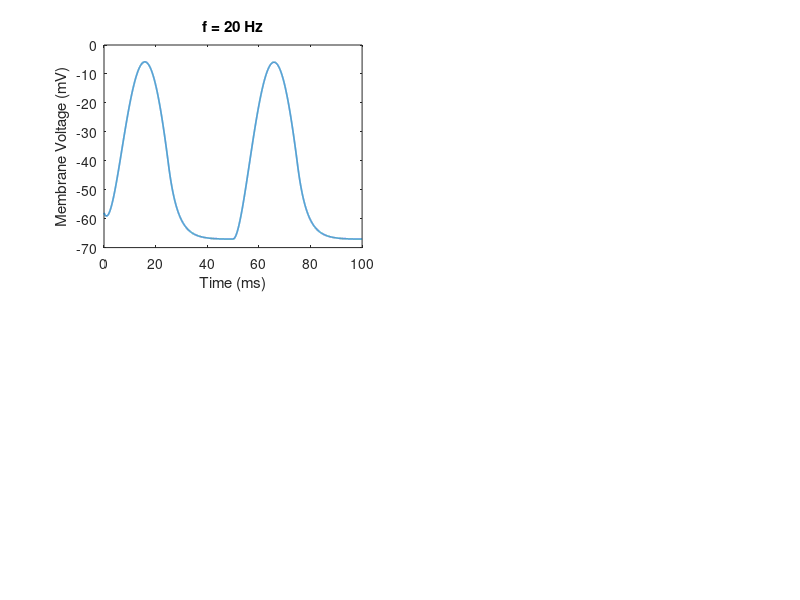

This chart was generated by the following MATLAB code: (Note: this script raises an error after producing the figure.)
clear
clc

% Set up range of times (x-axis)
dt = 1e-5; % Difference between time values
T_end = 0.1; % Total simulation time (s)
t = 0:dt:T_end; % List of times

G_bas = 1.104e-9; % Basolateral membrane conductance
% Calculated from Rattay et al. (1998) Table 1 and Appendix equations #8.
% They explain that total membrane conductance = membrane surface area x 
% specific membrane conductance. 
% This is equivalent to membrane conductance = membrane surface area / 
% specific membrane resistance.
% Once converted to SI units,
% G_bas = (552 x 10e-12 m^2) / (0.5 ohm m^2) = 1.104e-9 S.

C_bas = 1.104e-10; % Basolateral membrane capacitance
% Calculated from Rattay et al. (1998) Table 1 and Appendix equations #8.
% They state that total membrane capacitance = membrane surface area x 
% specific membrane capacitance.
% Once converted to SI units, 
% C_bas = (552 x 10e-12 m^2) x (0.2 F / m^2) = 1.104e-10 F.

G_K = 28.71e-9; % Potassium conductance
% From López-Poveda & Eustaquio-Martín (2006), Table 1.
% They utilized a potassium conductance of G_1 = 28.71 nS.

V_bas = -43e-3; % Basolateral membrane potential
% From Rattay et al. (1998), Table 1.
% They calculated the Nernst potential between the cortilymph and cytoplasm
% to be E_III = - 43 mV.

V_K = -75e-3; % Potassium equilibrium potential   
% From López-Poveda & Eustaquio-Martín (2006), Table 1.
% They used a potassium reversal potential of E_K = - 75 mV.

A_stereo = 2.0e-9; % Stereocilia current amplitude
% From López-Poveda & Eustaquio-Martín (2006), "Model Predictions" section.
% This was the maximum stereocilia current amplitude they employed.

freqs = [20, 200, 2000, 20000]; % Frequencies to simulate 
% The range of human hearing is from 20 to 20,000 Hz, as stated in the
% class neuron slide deck.

for idx = 1:length(freqs)
    freq = freqs(idx); % Get specific frequency

    J_stereo = A_stereo * sin(2 * pi * freq * t); % Current from stereocilia
    J_stereo(J_stereo < 0) = 0; % Half-wave rectification
    % From López-Poveda & Eustaquio-Martín (2006), "Model Predictions"
    % section.
    % They state a half-wave rectification of sine waves is a good 
    % approximation of the inner current of an IHC.
    
    J_K = 0.2e-9; % Outward potassium current
    % This value was chosen empirically, as models such as López-Poveda & 
    % Eustaquio-Martín (2006) describe an outward potassium current that 
    % varies. (See equation #1 in the Appendix.)
    % To simplify our model, we kept values as constants.
    % This value was chosen because it is biologically feasible, based
    % on other currents within the paper.

    V_mem = zeros(size(t)); % Set up list of membrane voltages
    V_mem(1) = -58e-3; % Initial membrane voltage
    % From López-Poveda & Eustaquio-Martín (2006), Figure 7.
    % They set V_m = -58 mV at the start of their model.
    
    % Euler method to determine membrane voltage (y-axis)
    for i = 1:(length(t) - 1)
        dVdt = (J_stereo(i) - G_bas * (V_mem(i) - V_bas) ...
                - G_K * (V_mem(i) - V_K) + J_K) / C_bas;
        V_mem(i+1) = V_mem(i) + dt * dVdt;
    end

    % Graph results in subplot
    subplot(2, 2, idx)
    ms = t*1000; % Convert to ms
    mV = V_mem*1000; % Convert to mV
    plot(ms, mV, 'LineWidth', 1.2)
    xlabel('Time (ms)')
    ylabel('Membrane Voltage (mV)')
    title(['f = ', num2str(freq), ' Hz'])
    sgtitle('IHC Membrane Voltage Responses to Frequency Stimuli');
    grid on
end
